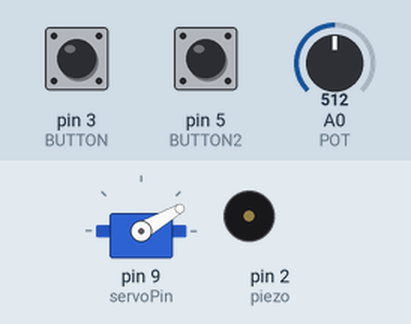
A sketch run on a simulated Arduino Uno, built with avr-gcc and run on an emulated ATmega328P. Parts: servo, buzzer (waves = sounding). The inputs (shaded band) are chosen by the test bench; at power-on: pin 5 (BUTTON2) LOW, pin 3 (BUTTON) LOW, A0 (POT) = 512. What the sketch prints to the serial monitor is not drawn.

Above: at 1.3 s.
1.4 s: pin 5 (BUTTON2) pulled HIGH for 1 s
At 2.6 s:
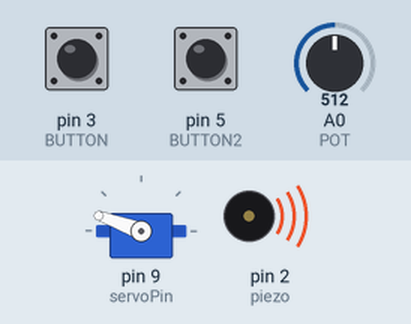
11.0 s: pin 5 (BUTTON2) pulled HIGH for 3.2 s
At 12.68 s:
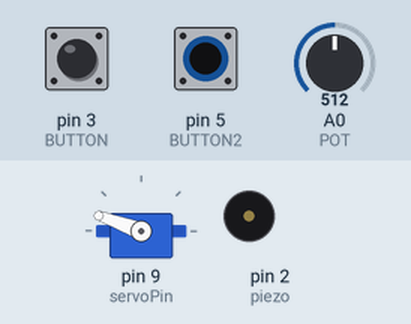
Timing chart, 0 to 23.1 s (numbered marks = the images above; inputs shaded):
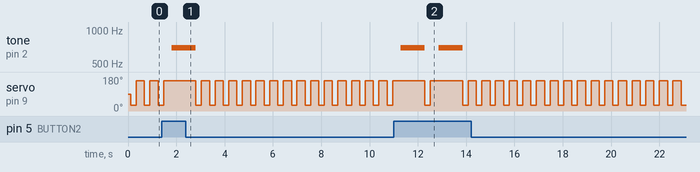

Measured:
- after the input at 1.4 s, tone on pin 2 (piezo): silent → 698 Hz after 0.41 s, → silent 1.0 s later
- after the input at 11.0 s, tone on pin 2 (piezo): alternates 698 Hz for 1.0 s and silent for 0.57 s, 4 changes in all, then stays silent, starting after 0.29 s

The sketch:

ArduinoFinal.ino
```cpp
#include <Servo.h> //Include arduino servo library
Servo servo; //Creates Servo object

const int servoPin = 9;
const int POT = A0;
const int piezo = 2; // deefines the piezo pin
int BUTTON = 3;  //Button
int BUTTON2 = 5;  // honking


bool windshield = false;

int angle; //varible to track servo position in degrees
int val = 0; //for button
int valH = 0; //for horn(button2)

int POTval = 0;
int BUTTONval = 0; //button 1 only

void setup() {
  servo.attach(servoPin);  //attach servo object to control pin

  pinMode(BUTTON, INPUT);    // declare pushbutton as input

  Serial.begin(9600);  //enables serial comminication for debugging and byte transfer ^^
}


void loop() {
  POTval = analogRead(POT);
  POTval = map(POTval, 0, 1023, 2, 255); //
  //  POTval = POTval / 4;   //divide by 4 to get byte size 0-255
  delay(100);
  BUTTONval = digitalRead(BUTTON);


  val = digitalRead(BUTTON);  // read input value
  valH = digitalRead(BUTTON2); //read if horn pressed
  delay(15);
  if (valH == HIGH) {
     tone(piezo, 698, 1000);                   //F note ^5
    delay(1000);
  }
  //angle = analogRead(POT);
  //angle = map(angle, 0, 1023, 0 , 180);  //change pot
  //servo.write(angle);
  //delay(15);

  Serial.write(POTval);   //sends the bytes on over
  Serial.write(BUTTONval);

 // if (POTval > 1000) {
 //   POTval = analogRead(POT);
  //  windshield = true;
 // }

//  if (windshield = true) {
 //   POTval = analogRead(POT);
    servo.write(30);                //
    delay(225);                   //
    servo.write(160);           //
    delay(225);               //
 //   if (POTval < 100) {
 //     POTval = analogRead(POT);
  //    windshield = false;
 //   }
 // }
}
```
